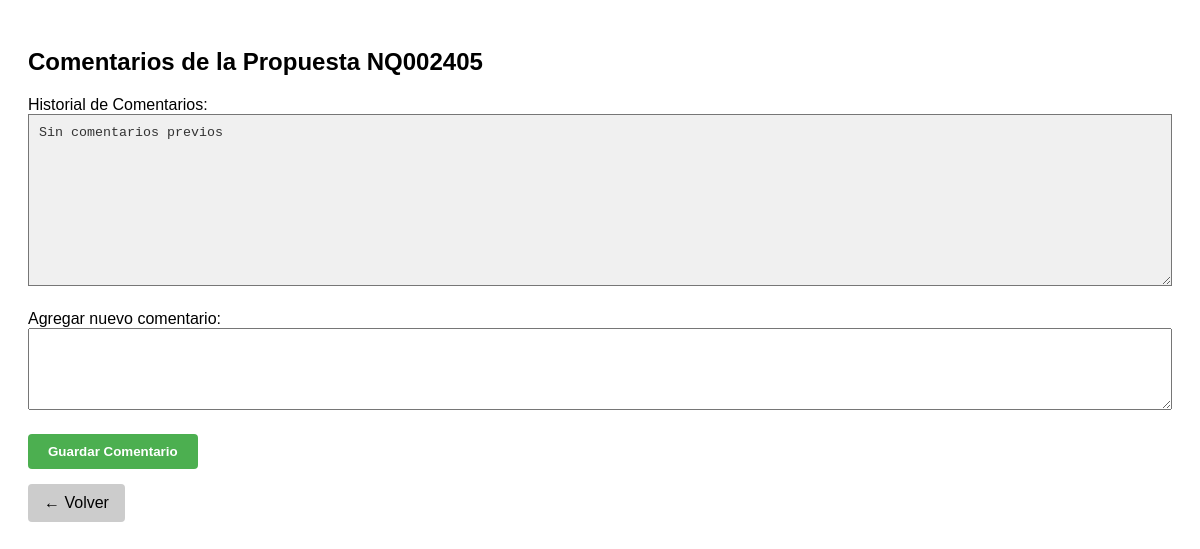
Page /propuestas/comentarios/NQ002405 (signed in) on the earlier database version.
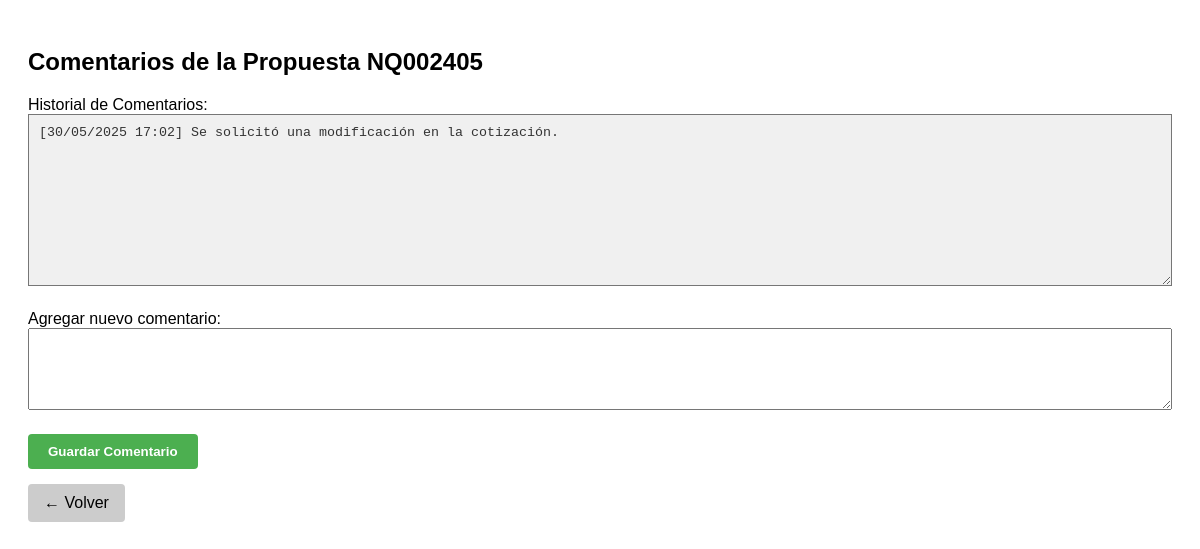
Same page on the later database version.
### tables this page shows
CREATE TABLE propuestas (
    id TEXT PRIMARY KEY,
    nro_antiguo TEXT,
    fecha_solicitud DATE,
    fecha_actualizacion DATE,
    cliente TEXT,
    cliente_final TEXT,
    nombre_oportunidad TEXT,
    account_manager TEXT,
    contacto_cliente TEXT,
    preventa_asignado TEXT,
    probabilidad_cierre REAL,
    status TEXT,
    cierre_soles REAL,
    cierre_dolares REAL,
    comentarios TEXT
);

### app.py (the view, shortened to what this page needs)
@app.route("/propuestas/comentarios/<string:id>", methods=["GET", "POST"])
def editar_comentario(id):
    if "usuario_id" not in session:
        return redirect(url_for("login"))
    propuesta = next((p for p in leer_propuestas({"id": id}) if p.id == id), None)
    if not propuesta:
        flash("Propuesta no encontrada.", "error")
        return redirect(url_for("index"))
    return render_template("editar_comentario.html", propuesta=propuesta)

### app.py (called while the page is built)
@app.before_request
def verificar_acceso():
    rutas_publicas = ["/login", "/static", "/favicon.ico"]
    if not session.get("usuario_id"):
        if not any(request.path.startswith(r) for r in rutas_publicas):
            return redirect(url_for('login'))

### utils/db_connection.py (called while the page is built)
def get_db_connection():
    base_dir = os.path.dirname(os.path.abspath(__file__))
    db_path = os.path.join(base_dir, '..', 'database', 'crm_database.db')
    conn = sqlite3.connect(db_path)
    conn.row_factory = sqlite3.Row  # ✅ Esto permite acceder a las columnas por nombre
    conn.execute("PRAGMA foreign_keys = ON")  # ✅ Activar claves foráneas
    return conn

### templates/editar_comentario.html (shortened to what this page needs)
<!DOCTYPE html>
<html lang="es">
<head>
</head>
<body>
    <h2>Comentarios de la Propuesta {{ propuesta.id }}</h2>
    <label>Historial de Comentarios:</label>
    <textarea class="readonly-area" rows="10" readonly>{{ propuesta.comentarios or "Sin comentarios previos" }}</textarea>
    <form method="POST">
        <label for="nuevo_comentario">Agregar nuevo comentario:</label>
        <textarea name="nuevo_comentario" rows="4" required></textarea>
        <button type="submit" class="button">Guardar Comentario</button>
    </form>
    <a href="{{ url_for('index') }}" class="volver">← Volver</a>
</body>
</html>

Differences in the rows shown:
changed propuestas "NQ002405": comentarios (not shown) → "[30/05/2025 17:02] Se solicitó una modificación en la cotización."
Other differences:
form field comentarios: "Sin comentarios previos" → (not shown)
